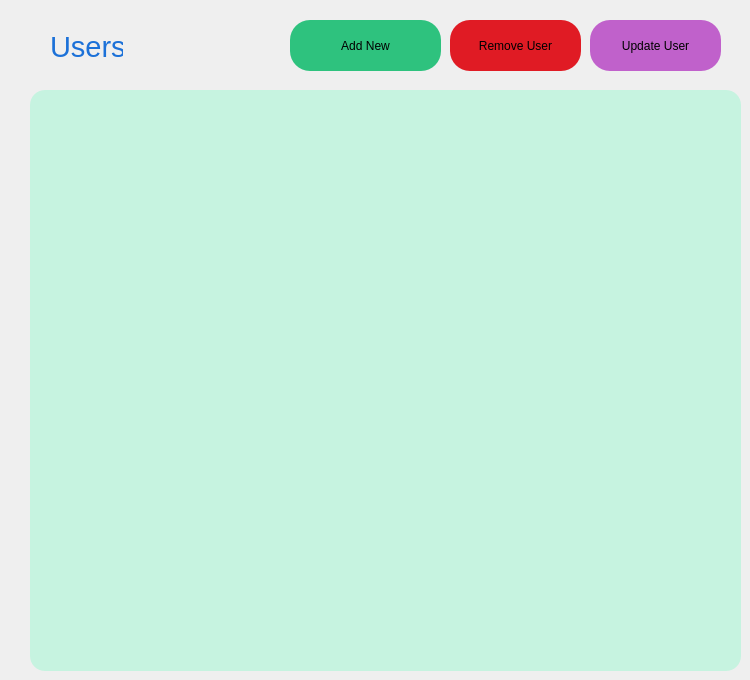
    <widget class="QWidget" name="duserpage">
     <widget class="QPushButton" name="usersViewAddNewUserButton">
      <property name="geometry">
       <rect>
        <x>290</x>
        <y>20</y>
        <width>151</width>
        <height>51</height>
       </rect>
      </property>
      <property name="styleSheet">
       <string notr="true">#usersViewAddNewUserButton{
background-color: rgb(46, 194, 126);
border-radius: 20%;
}
#usersViewAddNewUserButton::hover{
background-color: rgb(143, 240, 164)
}</string>
      </property>
      <property name="text">
       <string>Add New</string>
      </property>
     </widget>
     <widget class="QPushButton" name="usersViewRemoveUserButton">
      <property name="geometry">
       <rect>
        <x>450</x>
        <y>20</y>
        <width>131</width>
        <height>51</height>
       </rect>
      </property>
      <property name="styleSheet">
       <string notr="true">#usersViewRemoveUserButton{
background-color: rgb(224, 27, 36);
border-radius: 20%;
}
#usersViewRemoveUserButton::hover{
background-color: rgb(246, 97, 81);
}</string>
      </property>
      <property name="text">
       <string>Remove User</string>
      </property>
     </widget>
     <widget class="QPushButton" name="updateUserButton">
      <property name="geometry">
       <rect>
        <x>590</x>
        <y>20</y>
        <width>131</width>
        <height>51</height>
       </rect>
      </property>
      <property name="styleSheet">
       <string notr="true">#updateUserButton{
background-color: rgb(192, 97, 203);
border-radius: 20%;
}
#updateUserButton::hover{
background-color: rgb(220, 138, 221);
}</string>
      </property>
      <property name="text">
       <string>Update User</string>
      </property>
     </widget>
     <widget class="QTableView" name="usersViewUsersTable">
      <property name="geometry">
       <rect>
        <x>30</x>
        <y>90</y>
        <width>711</width>
        <height>581</height>
       </rect>
      </property>
      <property name="styleSheet">
       <string notr="true">background-color: #C6F3E0;
border-radius: 15px;
color: rgb(0, 0, 0);
alternate-background-color: lightgray;</string>
      </property>
      <property name="sizeAdjustPolicy">
       <enum>QAbstractScrollArea::AdjustToContents</enum>
      </property>
      <property name="alternatingRowColors">
       <bool>true</bool>
      </property>
     </widget>
     <widget class="QLabel" name="label_23">
      <property name="geometry">
       <rect>
        <x>50</x>
        <y>30</y>
        <width>73</width>
        <height>35</height>
       </rect>
      </property>
      <property name="text">
       <string>&lt;html&gt;&lt;head/&gt;&lt;body&gt;&lt;p&gt;&lt;span style=&quot; font-size:22pt; color:#1c71d8;&quot;&gt;Users&lt;/span&gt;&lt;/p&gt;&lt;/body&gt;&lt;/html&gt;</string>
      </property>
     </widget>
    </widget>
